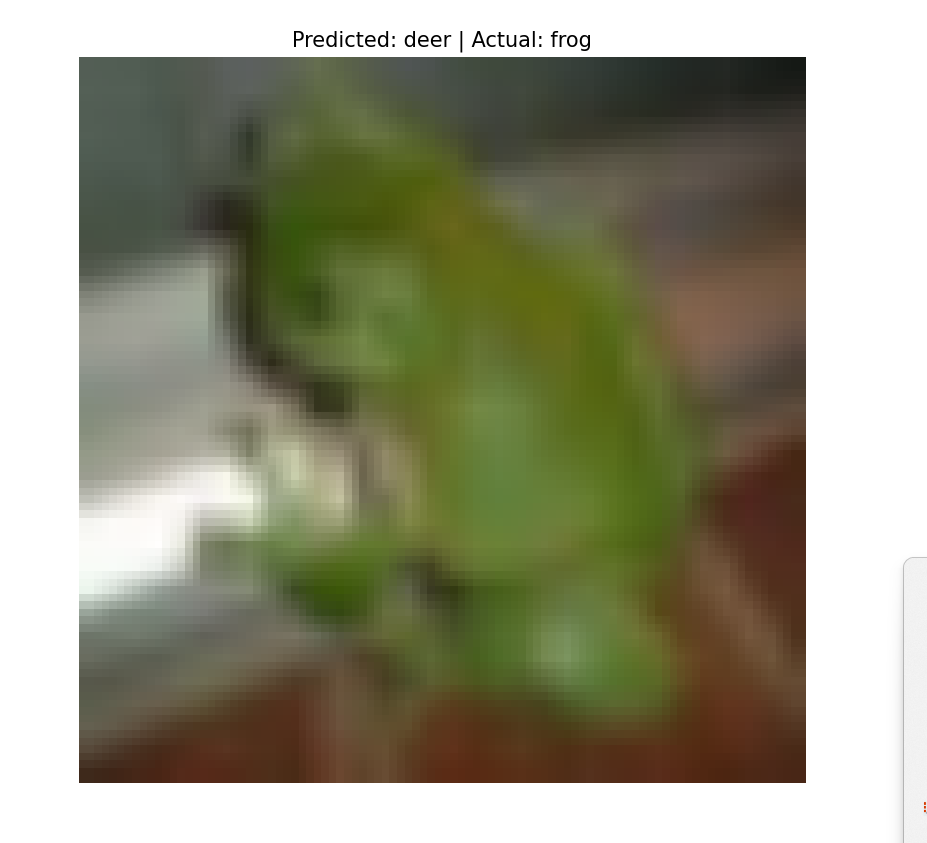

This chart was generated by the following Python code:
import numpy as np 
import matplotlib.pyplot as plt 
from tensorflow.keras.datasets import cifar10 
from tensorflow.keras.utils import to_categorical 
from tensorflow.keras.applications import MobileNetV2 
from tensorflow.keras.models import Model 
from tensorflow.keras.layers import Dense, GlobalAveragePooling2D, Input 
from tensorflow.keras.optimizers import Adam 
# Step 1 & 2: Load and preprocess CIFAR-10 dataset 
(X_train, y_train), (X_test, y_test) = cifar10.load_data() 
X_train = X_train.astype('float32') / 255.0 
X_test = X_test.astype('float32') / 255.0 
y_train = to_categorical(y_train, 10) 
y_test = to_categorical(y_test, 10) 
# Step 3: Resize images to match MobileNetV2 input size (96x96) 
import tensorflow as tf 
X_train = tf.image.resize(X_train, [96, 96]) 
X_test = tf.image.resize(X_test, [96, 96]) 
# Step 4: Load pretrained MobileNetV2 without top layers 
base_model = MobileNetV2(weights='imagenet', include_top=False, input_shape=(96, 96, 3)) 
# Step 5: Add custom classifier 
x = base_model.output 
x = GlobalAveragePooling2D()(x) 
x = Dense(128, activation='relu')(x) 
output = Dense(10, activation='softmax')(x) 
model = Model(inputs=base_model.input, outputs=output) 
# Step 6: Freeze base model layers 
for layer in base_model.layers: 
    layer.trainable = False 
# Step 7: Compile model 
model.compile(optimizer=Adam(), loss='categorical_crossentropy', metrics=['accuracy']) 
# Step 8: Train model 
history = model.fit(X_train, y_train, validation_data=(X_test, y_test), epochs=5, batch_size=64) 
# Step 9: Evaluate model 
loss, accuracy = model.evaluate(X_test, y_test) 
print(f"Test Accuracy: {accuracy:.2f}") 
# Step 10: Prediction and Visualization 
class_names = ['airplane','automobile','bird','cat','deer','dog','frog','horse','ship','truck'] 
def predict_sample(index): 
    sample = X_test[index].numpy().reshape(1, 96, 96, 3) 
    prediction = model.predict(sample) 
    pred_class = class_names[np.argmax(prediction)] 
    actual_class = class_names[np.argmax(y_test[index])] 
    plt.imshow(X_test[index].numpy()) 
    plt.title(f"Predicted: {pred_class} | Actual: {actual_class}") 
    plt.axis('off') 
    plt.show() 
# Show a prediction example 
predict_sample(7) 
# Save model 
model.save("transfer_learning_cifar10_model.h5") 
 
